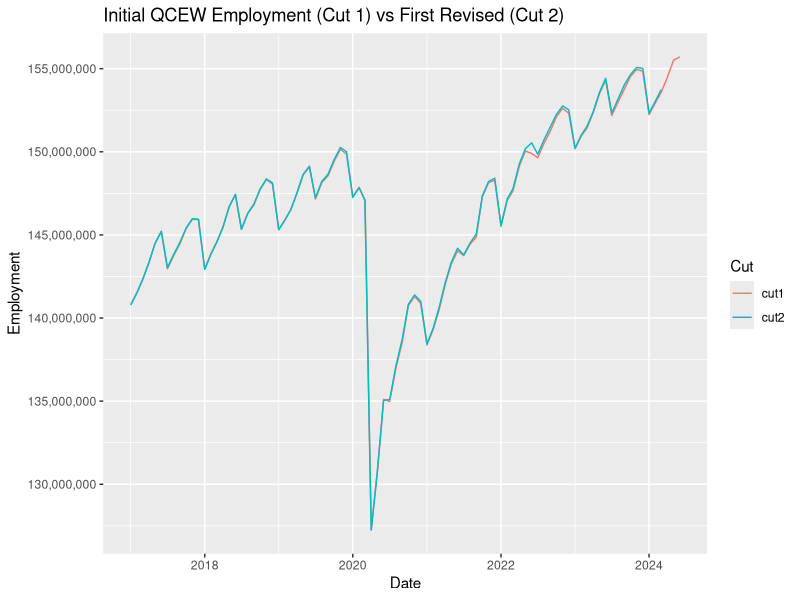
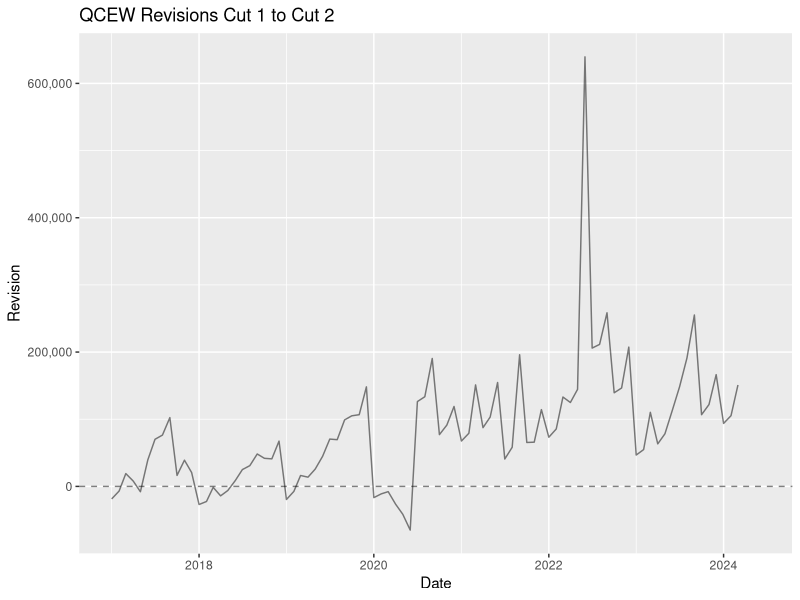
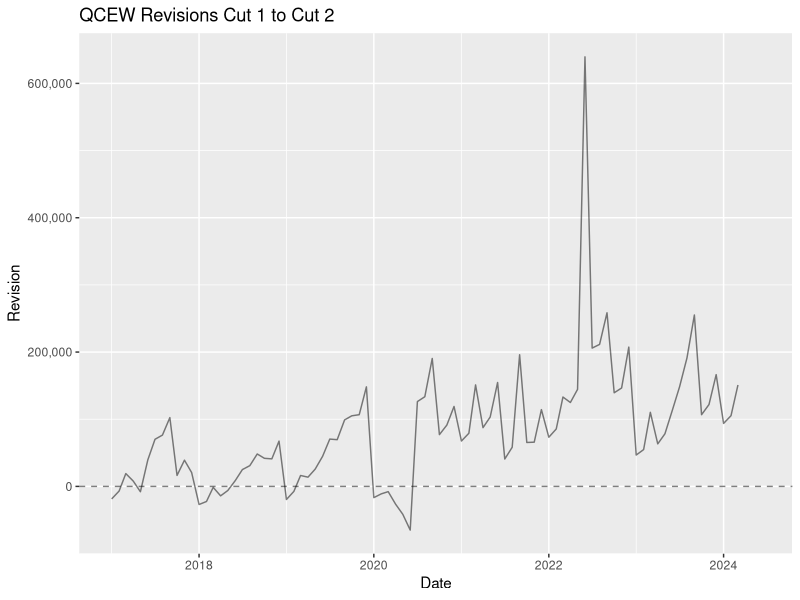

Recreate these plots in R, in order.
## ---- chunk 1
#load libraries
library(tidyverse)
library(scales)

#pulled from here
#https://www.bls.gov/cew/revisions/qcew-revisions.csv
#get revisions to the QCEW
qcew_revisions <- read_csv("qcew-revisions.csv")

#read in the CES benchmark revisions preliminary and final
ces_revisions <- read_csv("ces_revisions.csv")

#add the date and the difference between the prelim and final
ces_revisions <- ces_revisions %>% 
                  mutate(diff=(Final-Prelim)*1000,
                         date = as.Date(paste0(March,"-3-1"),
                          format="%Y-%m-%d") ) 

#fix the names of the dataset so it's easier to use
names(qcew_revisions) <- tolower(make.names(names(qcew_revisions))) 

#I am only considering US revisions right now
qcew_revisions <- qcew_revisions %>% 
 #Subset data to national employment and drop establishment counts
                    filter(area=="United States",                
                           str_detect(field,"Employment")) %>%
#convert 'field' into a month name and number field
               mutate(monthn = trimws(str_remove(field," Employment")),
                           month = map_int(monthn,\(x){ which(x==month.name)})) %>% 
                    #CES only keep the initial QCEW values and its two revisions
                    select( year, quarter, initial.value,monthn, month,
                            first.revised.value) %>% 
                    #rename the values so that they're easier to use
                    rename( cut1 = initial.value, 
                            cut2 = first.revised.value) %>% 
                    #convert columns to numeric
                    #also create a date variable
                    mutate(across(matches("cut"),\(x){as.numeric(x)}),
                           date= as.Date(paste0(year,"-",month,"-1"),
                                         format="%Y-%m-%d"))
## ---- chunk 2
###cut1 cut2 plot
qcew_revisions %>% 
  pivot_longer(matches("cut")) %>% 
  ggplot(aes(x=date,y=value,col=name)) + 
  geom_line() +
  scale_y_continuous( labels= scales::comma_format(),
                      n.breaks = 8 ) + 
  labs(title="Initial QCEW Employment (Cut 1) vs First Revised (Cut 2)",
       col="Cut",
       y= "Employment",
       x= "Date")

## ---- chunk 3
#plot revisions BUT only highlight march
qcew_revisions %>%  
  mutate(rev=cut2-cut1) %>% 
  ggplot(aes(x=date,y=rev)) + 
  geom_line(alpha=.5) + 
  geom_hline(yintercept = 0,col=alpha("black",alpha = .5),linetype = 2)+
  scale_y_continuous( labels= scales::comma_format()) + 
  labs(title="QCEW Revisions Cut 1 to Cut 2",
       y= "Revision",
       x= "Date")


## ---- chunk 4
#plot revisions BUT only highlight march
qcew_revisions %>%  
  mutate(rev=cut2-cut1) %>% 
  ggplot(aes(x=date,y=rev)) + 
  geom_line(alpha=.5) + 
  geom_hline(yintercept = 0,col=alpha("black",alpha = .5),linetype = 2)+
  scale_y_continuous( labels= scales::comma_format()) + 
  labs(title="QCEW Revisions Cut 1 to Cut 2",
       y= "Revision",
       x= "Date")
